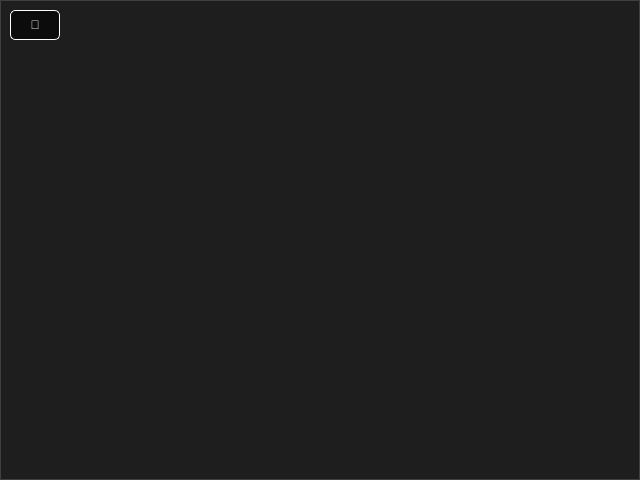
<?xml version="1.0" encoding="UTF-8"?>
<ui version="4.0">
 <class>OverlayButtonWidget</class>
 <widget class="QWidget" name="OverlayButtonWidget">
  <property name="geometry">
   <rect>
    <x>0</x>
    <y>0</y>
    <width>640</width>
    <height>480</height>
   </rect>
  </property>
  <property name="sizePolicy">
   <sizepolicy hsizetype="Expanding" vsizetype="Expanding">
    <horstretch>0</horstretch>
    <verstretch>0</verstretch>
   </sizepolicy>
  </property>
  <property name="sizeIncrement">
   <size>
    <width>160</width>
    <height>120</height>
   </size>
  </property>
  <property name="windowTitle">
   <string>Form</string>
  </property>
  <layout class="QVBoxLayout" name="mainLayout">
   <property name="spacing">
    <number>0</number>
   </property>
   <property name="leftMargin">
    <number>0</number>
   </property>
   <property name="topMargin">
    <number>0</number>
   </property>
   <property name="rightMargin">
    <number>0</number>
   </property>
   <property name="bottomMargin">
    <number>0</number>
   </property>
   <item>
    <widget class="QLabel" name="videoLabel">
     <property name="sizePolicy">
      <sizepolicy hsizetype="Expanding" vsizetype="Expanding">
       <horstretch>0</horstretch>
       <verstretch>0</verstretch>
      </sizepolicy>
     </property>
     <property name="minimumSize">
      <size>
       <width>160</width>
       <height>120</height>
      </size>
     </property>
     <property name="styleSheet">
      <string notr="true">
       QLabel {
           background-color: #1e1e1e;
           border: 1px solid #404040;
           color: white;
       }
      </string>
     </property>
     <property name="text">
      <string/>
     </property>
     <property name="scaledContents">
      <bool>true</bool>
     </property>
     <property name="alignment">
      <set>Qt::AlignmentFlag::AlignCenter</set>
     </property>
    </widget>
   </item>
  </layout>
  <widget class="QPushButton" name="videoButton">
   <property name="geometry">
    <rect>
     <x>10</x>
     <y>10</y>
     <width>50</width>
     <height>30</height>
    </rect>
   </property>
   <property name="toolTip">
    <string>Toggle Camera</string>
   </property>
   <property name="styleSheet">
    <string notr="true">
     QPushButton {
         background-color: rgba(0, 0, 0, 150);
         color: white;
         border: 1px solid white;
         border-radius: 5px;
         font-weight: bold;
     }
     QPushButton:hover {
         background-color: rgba(50, 50, 50, 200);
     }
     QPushButton:pressed {
         background-color: rgba(100, 100, 100, 200);
     }
    </string>
   </property>
   <property name="text">
    <string>🎥</string>
   </property>
  </widget>
 </widget>
 <resources/>
 <connections/>
</ui>
